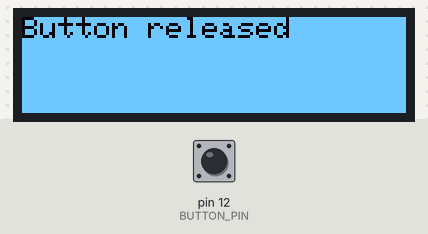
The sketch below on a simulated Arduino Uno, built with avr-gcc and run on an emulated ATmega328P. Shown: 128×32 one-colour display. The inputs (shaded band) are chosen by the test bench; at power-on: pin 12 (BUTTON_PIN) HIGH. What the sketch prints to the serial monitor is not drawn.

Above: at 2.2 s.
2.3 s: pin 12 (BUTTON_PIN) pulled LOW for 0.15 s
At 2.42 s:
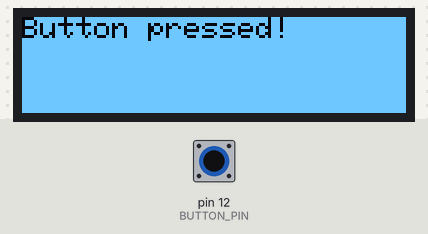
4.0 s: pin 12 (BUTTON_PIN) pulled LOW for 3.2 s
Timing chart, 0 to 7.0 s (numbered marks = the images above; inputs shaded):
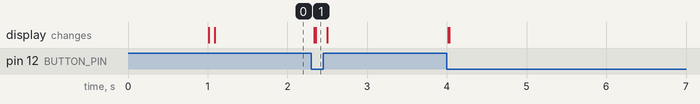

The sketch:

IOT_button_OLED.ino
```cpp
// Include necessary libraries
#include <Wire.h>
#include <Adafruit_GFX.h>
#include <Adafruit_SSD1306.h>
// #include <DHT.h>

// Declarations:
// for the button ...
#define BUTTON_PIN 12      // the number of the pushbutton pin
int lastState = LOW;      // the previous state from the input pin
int currentState;     // the current reading from the input pin

// for the DHT22 and temp values
// #define DHTPIN 14     // what pin we're connected to
// #define DHTTYPE DHT22   // DHT 22  (AM2302)
// DHT dht(DHTPIN, DHTTYPE); //// Initialize DHT sensor for normal 16mhz Arduino
// float humidity = 0.0;
// float tempC = 0.0;
// float tempF = 0.0;

// set screen size of the OLED
#define SCREEN_WIDTH 128      // OLED display width, in pixels
#define SCREEN_HEIGHT 32      // OLED display height, in pixels

// Declaration for an SSD1306 display connected to I2C (SDA, SCL pins)
#define OLED_RESET -1     // Reset pin # (or -1 if sharing Arduino reset pin)
Adafruit_SSD1306 display(SCREEN_WIDTH, SCREEN_HEIGHT, &Wire, OLED_RESET);

// Set text for various output strings
String hello = "Ready!";
String button_pressed = "Button pressed!";
String button_released = "Button released";

void setup() {
  // put your setup code here, to run once:

  // Open serial port for debug output and let us know we're ready
  Serial.begin(115200);
  delay(1000);

  Serial.println(hello);

  printTextToOLED();
  display.println(hello);
  display.display();

  // Establish parameters for pin used with pushbutton
  pinMode(BUTTON_PIN, INPUT_PULLUP);

  // SSD1306_SWITCHCAPVCC = generate display voltage from 3.3V internally
  if (!display.begin(SSD1306_SWITCHCAPVCC, 0x3C)) {     // Address 0x3C for 128x32
    Serial.println(F("SSD1306 allocation failed"));
    for (;;);     // Don't proceed, loop forever
  }
}

void printTextToOLED() {
  display.clearDisplay();     // Clear the display buffer

  // Show the display buffer on the screen. You MUST call display() after
  // drawing commands to make them visible on screen!
  display.display();

  display.invertDisplay(true);     // Invert display color

  display.setRotation(2);     // Rotate display 180

  // Set various bits for how text will render and where
  display.setTextSize(1);     // Normal 1:1 pixel scale
  display.setTextColor(SSD1306_WHITE); // Draw white text
  display.setCursor(0, 0);      // Start at top-left corner
}

void loop() {
  // put your main code here, to run repeatedly:

  // read the state of the switch/button:
  currentState = digitalRead(BUTTON_PIN);

  if (lastState == HIGH && currentState == LOW)  {   // button is pressed
    Serial.println(button_pressed);
    printTextToOLED();
    display.println(button_pressed);
  }
  else if (lastState == LOW && currentState == HIGH) {      // button is released
    Serial.println(button_released);
    printTextToOLED();
    display.println(button_released);
  }

  display.display();
  // save the the last state
  lastState = currentState;
  delay(20);
}
```

Measured:
- after the input at 2.3 s, the display: first changes at once (image 1 shows a later state)
